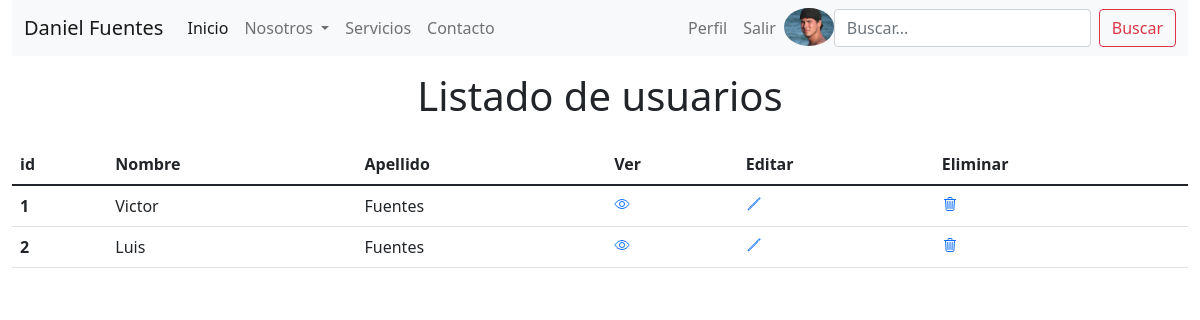
/administrar.php (signed in), run on an earlier commit of the app's database.
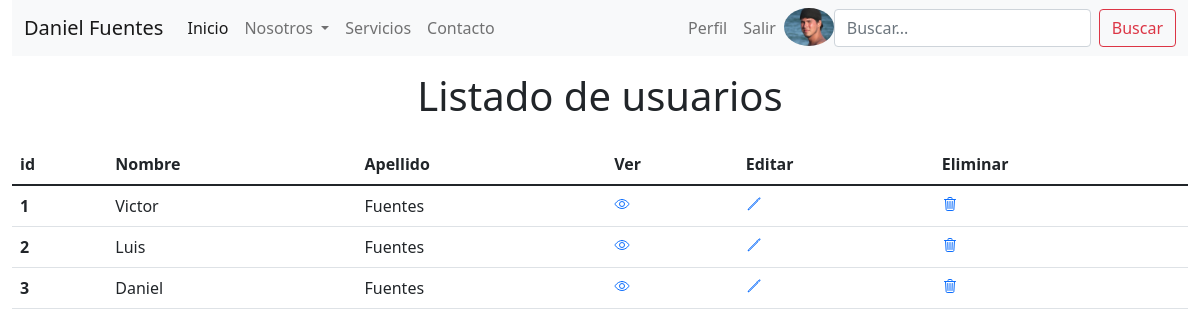
And on a later commit of the database.
### tables this page shows
CREATE TABLE `usuarios` (
  `id` int(11) NOT NULL,
  `nombre` varchar(50) NOT NULL,
  `apellido` varchar(50) NOT NULL,
  `email` varchar(100) NOT NULL,
  `password` varchar(100) NOT NULL,
  `perfil` int(11) NOT NULL,
  `avatar` varchar(100) DEFAULT NULL
);

### controladores/funciones.php (called while the page is built, shortened)
<?php
function listarUsuarios($bd,$tabla){
    $sql = "select * from  $tabla";
    $query = $bd->prepare($sql);
    $query->execute();
    $usuarios = $query->fetchAll(PDO::FETCH_ASSOC);
    return $usuarios;
}

### administrar.php (the view, shortened to what this page needs)
<?php
    require_once('controladores/funciones.php');
    $bd = conexion('localhost','mascotas','root','');
    $usuarios = listarUsuarios($bd,'usuarios');
?>
<!doctype html>
<html lang="es">
<head>
    <link href="https://cdn.jsdelivr.net/npm/bootstrap@5.1.3/dist/css/bootstrap.min.css" rel="stylesheet">
    <link rel="stylesheet" href="css/master.css">
</head>
<body>
    <div class="container-fluid">
        <?php require('partials/navegacion.php')  ?>
        <section>
            <h1 class="text-center p-3">Listado de usuarios</h1>
        </section>
        <section class="usuarios">
        <table class="table table-hover">
                <thead>
                    <tr>
                        <th scope="col">id</th>
                        <th scope="col">Nombre</th>
                        <th scope="col">Apellido</th>
                        <th scope="col">Ver</th>
                        <th scope="col">Editar</th>
                        <th scope="col">Eliminar</th>
                    </tr>
                </thead>
                <tbody>
                    <?php if (isset($usuarios)) : ?>
                        <?php foreach ($usuarios as $usuario) : ?>
                            <tr>
                                <th scope="row"><?= $usuario['id']; ?></th>
                                <td><?= $usuario['nombre']; ?></td>
                                <td><?= $usuario['apellido']; ?></td>
                                <td><a href="#"><ion-icon name="eye-outline"></ion-icon></a> </td>
                                <td><a href="#"><ion-icon name="pencil-outline"></ion-icon></a> </td>
                                <td><a href="#"><ion-icon name="trash-outline"></ion-icon></a> </td>
                            </tr>
                        <?php endforeach; ?>
                    <?php endif; ?>
                </tbody>
            </table>
        </section>
    </div>
</body>
</html>

### partials/navegacion.php (shortened to what this page needs)
<nav class="navbar navbar-expand-lg navbar-light bg-light">
    <div class="container-fluid">
        <a class="navbar-brand" href="index.php">Daniel Fuentes</a>
        <div class="collapse navbar-collapse" id="navbarSupportedContent">
            <ul class="navbar-nav me-auto mb-2 mb-lg-0">
                <li class="nav-item">
                    <a class="nav-link active" aria-current="page" href="index.php">Inicio</a>
                </li>
                <li class="nav-item dropdown">
                    <a class="nav-link dropdown-toggle" href="#" id="navbarDropdown" role="button" data-bs-toggle="dropdown" aria-expanded="false">
                        Nosotros
                    </a>
                </li>
                <li class="nav-item">
                    <a class="nav-link" href="servicios.php">Servicios</a>
                </li>
                <li class="nav-item">
                    <a class="nav-link" href="contacto.php">Contacto</a>
                </li>
            </ul>
            <?php if(!isset($_SESSION['nombre'])) :?>
                <ul class="navbar-nav">
                    <li class="nav-item">
                        <a class="nav-link" href="login.php">Iniciar sesión</a>
                    </li>
                    <li class="nav-item">
                        <a class="nav-link" href="registro.php">Registrarme</a>
                    </li>
                </ul>
            <?php else :?>
                <ul class="navbar-nav">
                    <li class="nav-item">
                        <a class="nav-link" href="perfil.php">Perfil</a>
                    </li>
                    <li class="nav-item">
                        <a class="nav-link" href="logout.php">Salir</a>
                    </li>
                    <li class="nav-item">
                        <img style="width: 50px; border-radius:50%" src="imagenes/<?= $_SESSION['avatar'];?>" alt="Avatar">
                    </li>
                </ul>
            <?php endif; ?>
            <form class="d-flex">
                <input class="form-control me-2" type="search" placeholder="Buscar..." aria-label="Search">
                <button class="btn btn-outline-danger" type="submit">Buscar</button>
            </form>
        </div>
    </div>
</nav>

What changed in the data, as far as the page shows it:
added usuarios: id "3", nombre "Daniel", apellido "Fuentes"
